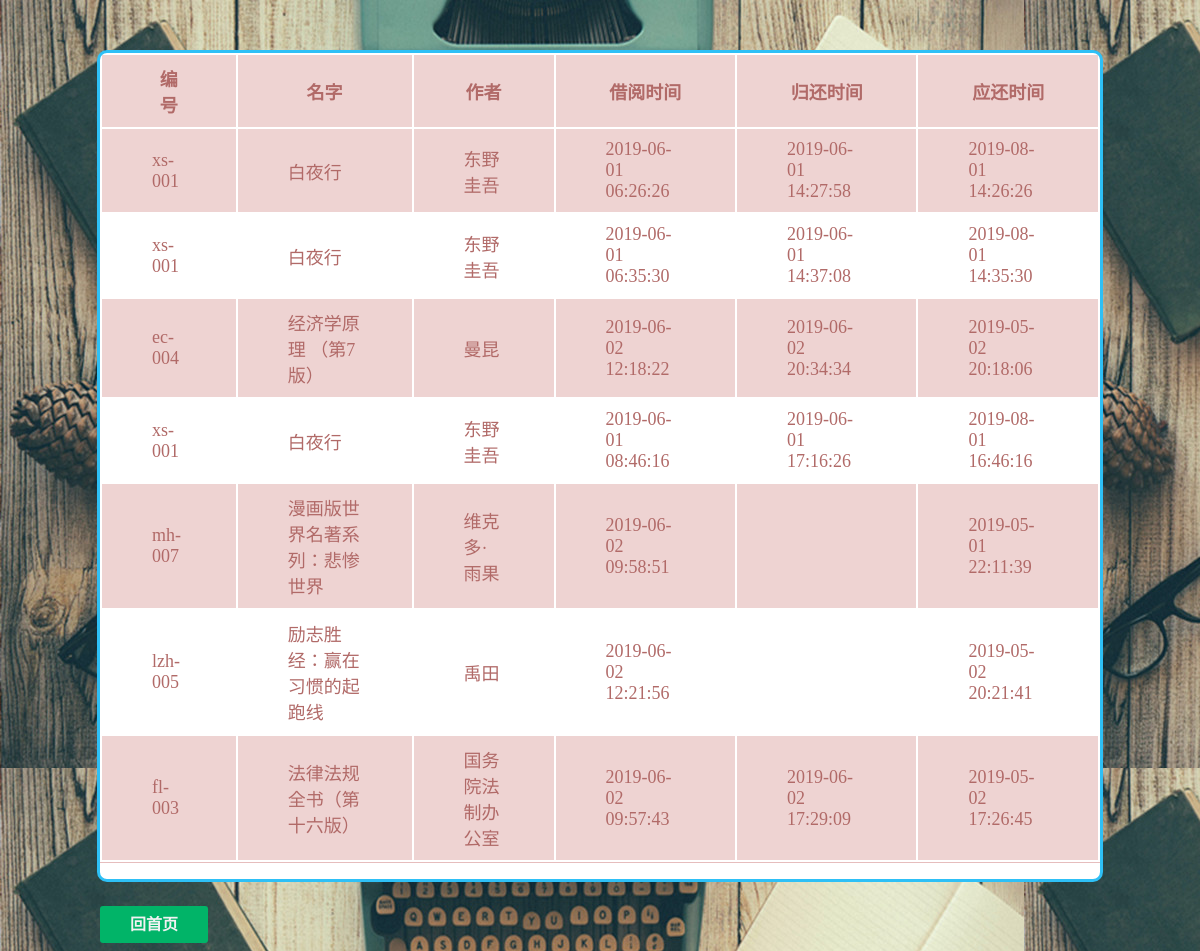
Page /jilu1.php on the committed database.
### tables this page shows
CREATE TABLE IF NOT EXISTS `borrow` (
  `borrow_id` int(100) NOT NULL AUTO_INCREMENT,
  `reader_id` int(100) NOT NULL,
  `book_id` varchar(100) NOT NULL,
  `borrow_time` timestamp NOT NULL,
  `return_time` varchar(100) DEFAULT NULL,
  `shreturn` varchar(100) NOT NULL,
  PRIMARY KEY (`borrow_id`)
);

CREATE TABLE IF NOT EXISTS `book` (
  `book_id` varchar(100) NOT NULL,
  `name` varchar(100) NOT NULL,
  `writer` varchar(100) NOT NULL,
  `publish` varchar(100) NOT NULL,
  `sum` int(4) NOT NULL,
  `rest_num` int(4) NOT NULL,
  `book_cat` varchar(100) NOT NULL,
  `floor` int(4) NOT NULL,
  `library_id` int(10) NOT NULL,
  `infromation` varchar(1000) NOT NULL,
  `publish_time` date NOT NULL,
  `price` int(10) NOT NULL,
  `score` int(100) NOT NULL,
  `yuyue` varchar(100) DEFAULT NULL,
  `likes` varchar(1000) NOT NULL,
  PRIMARY KEY (`book_id`)
);

### dbtools.inc.php (called while the page is built, shortened)
<?php
  function execute_sql($link, $database, $sql)
  {
    mysqli_select_db($link, $database)
      or die("開啟資料庫失敗: " . mysqli_error($link));
    $result = mysqli_query($link, $sql);
    return $result;
  }
?>

### jilu1.php (the view, shortened to what this page needs)
<!doctype html>
<html>
  <head>
  </head>
  <body background="img/15 (1)_副本.jpg">
  <div class="tyg-div-denglv">
	<div class="tyg-div-form">
   <form name="myForm" action="" method="post" >
  <table id="table-1" >
<thead>
<th>编号</th>
<th>名字</th>
<th>作者</th>
<th>借阅时间</th>
<th>归还时间</th>
<th>应还时间</th>
</thead>
<tbody>
<?php
require_once("dbtools.inc.php");
$link = create_connection();
$sql = "SELECT book_id,name,writer,borrow_time,return_time,shreturn FROM `borrow`NATURAL JOIN `book`";
$result = execute_sql($link, "library", $sql);
        $total_records = mysqli_num_rows($result);
        mysqli_data_seek($result, 0);
        for ($j = 0; $j < $total_records; $j++)
        {
				while ($row = mysqli_fetch_object($result))
            {
              echo "<tr>";
			  echo"<td>$row->book_id</td>";
            	echo"<td>$row->name</td>";
			 echo "<td >$row->writer</td>";
              echo "<td>$row->borrow_time</td>";
			   echo "<td>$row->return_time</td>";
			    echo "<td>$row->shreturn</td>";
              echo "</tr>";
            }
        }
      ?>
    </table>
    <p align='center'>
	<div id="login_click" >
        <a id="btlogin" href="manager_center.html">回首页</a>
		 </div>
	</form>
	</div>
	</div>
  </body>
</html>

### jilu1.php (style rules this page uses)
.tyg-div-denglv {  float:right; position:middle; right:3%;top:0%; }
.tyg-div-form { background-color:white; border-style:solid; border-radius:10px; width:1000px; height:auto; margin:50px auto 0 auto; color:#2ec0f6; }
#table-1 thead, #table-1 tr { border-top-width: 100px; border-top-height:500px; border-top-style: solid; background: #FFF position:middle; }
#table-1 { border-bottom-width: 1px; border-bottom-style: solid; border-bottom-color: rgb(230, 189, 189); }
#table-1 td, #table-1 th { padding: 10px 50px; font-size: 18px; font-family: Verdana; color: rgb(177, 106, 104); }
#table-1 tr:nth-child(even) { background: #FFF }
#table-1 tr:nth-child(odd) { background: rgb(238, 211, 210) }
#login_click { margin-top:32px; height:40px;position:absolute; }
#login_click a { text-decoration:none; background:#01B468; color:#f2f2f2; padding: 10px 30px 10px 30px; font-size:16px; font-family: 微软雅黑,宋体,Arial,Helvetica,Verdana,sans-serif; font-weight:bold; border-radius:3px; -webkit-transition:all linear 0.30s; -moz-transition:all linear 0.30s; transition:all linear 0.30s; }

### rows in the picture
borrow: book "xs-001", book.name "白夜行", book.writer "东野圭吾", borrow_time "2019-06-01 06:26:26", return_time "2019-06-01 14:27:58", shreturn "2019-08-01 14:26:26"
borrow: book "xs-001", book.name "白夜行", book.writer "东野圭吾", borrow_time "2019-06-01 06:35:30", return_time "2019-06-01 14:37:08", shreturn "2019-08-01 14:35:30"
borrow: book "ec-004", book.name "经济学原理 （第7版）", book.writer "曼昆", borrow_time "2019-06-02 12:18:22", return_time "2019-06-02 20:34:34", shreturn "2019-05-02 20:18:06"
borrow: book "xs-001", book.name "白夜行", book.writer "东野圭吾", borrow_time "2019-06-01 08:46:16", return_time "2019-06-01 17:16:26", shreturn "2019-08-01 16:46:16"
borrow: book "mh-007", book.name "漫画版世界名著系列：悲惨世界", book.writer "维克多·雨果", borrow_time "2019-06-02 09:58:51", shreturn "2019-05-01 22:11:39"
borrow: book "lzh-005", book.name "励志胜经：赢在习惯的起跑线", book.writer "禹田", borrow_time "2019-06-02 12:21:56", shreturn "2019-05-02 20:21:41"
borrow: book "fl-003", book.name "法律法规全书（第十六版）", book.writer "国务院法制办公室", borrow_time "2019-06-02 09:57:43", return_time "2019-06-02 17:29:09", shreturn "2019-05-02 17:26:45"
